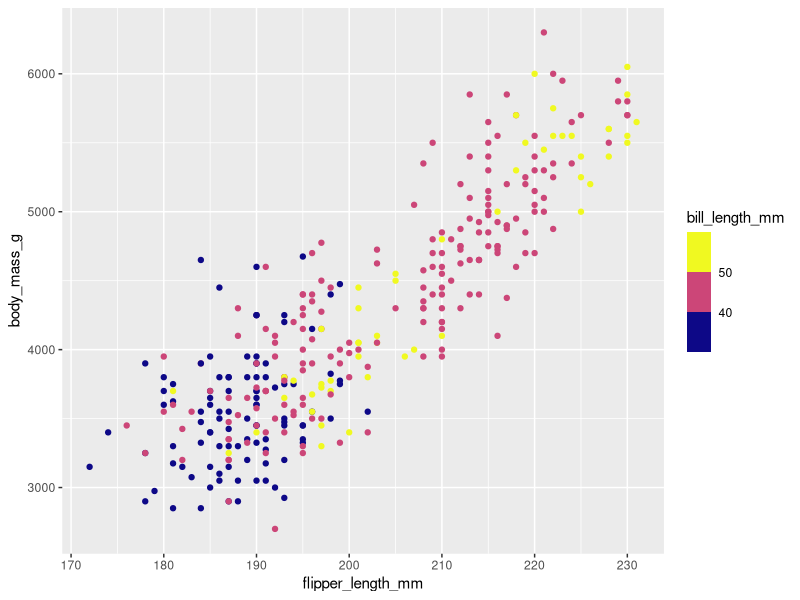

Write the R code that produced this figure.
#call up libraries
library(tidyverse)
library(broom)
library(knitr)
library(here)
library(palmerpenguins)

#create variable 
lm_bd <- penguins %>%
  #create regression of body mass ~ bill depth 
  lm(body_mass_g ~ bill_depth_mm,
     data =.)

#look at this data in tidy tibble instead of weird list
tidy(lm_bd)

#could also use R base function to do this
summary(lm_bd)

#glance at different model fit metrics
glance(lm_bd)

#do this again but with flipper length
#create variable of regression
lm_fl <- penguins %>%
  lm(body_mass_g ~ flipper_length_mm,
     data=.)
#look at this in tibble
tidy(lm_fl)

#again  but with bill length
lm_bl<- penguins %>%
  lm(body_mass_g ~ bill_length_mm,
     data=.)
#tibble time
tidy(lm_bl)

#flipper length look at r squared
glance(lm_fl)
#about 76%

#bill length r squared
glance(lm_bl)
#about 35%

#create regression of both variables together
lm_fl_bl <- penguins %>%
  lm(body_mass_g ~ flipper_length_mm + bill_length_mm,
     data=.)

#look at r squared
glance(lm_fl_bl)
#76%

#why so? look at lm intercepts
tidy(lm_fl_bl)
#bill length does not have significant unique contribution if flipper length is constant

#plot flipper length vs body mass w bill depth of each point
penguins %>%
  ggplot(aes(flipper_length_mm, y=body_mass_g, color=bill_length_mm)) +
  geom_point() +
  scale_colour_viridis_b(option = "plasma")